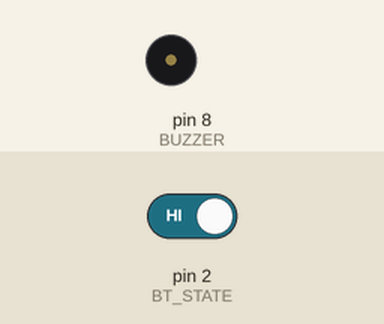
Recording of a sketch running on a simulated Arduino Uno, built with avr-gcc and run on an emulated ATmega328P. Parts: buzzer (waves = sounding). The inputs (shaded band) are chosen by the test bench; at power-on: pin 2 (BT_STATE) HIGH.

Above: at 1.2 s.
1.3 s: pin 2 (BT_STATE) driven LOW
At 1.8 s:
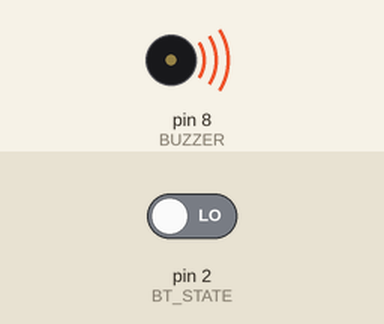
4.3 s: pin 2 (BT_STATE) driven HIGH
At 6.2 s:
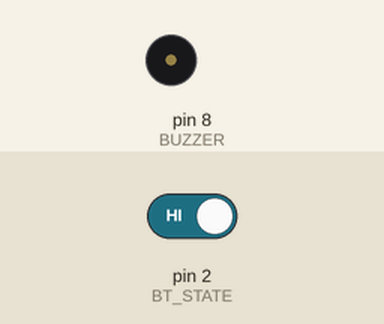
Timing chart, 0 to 7.7 s (numbered marks = the images above; inputs shaded):
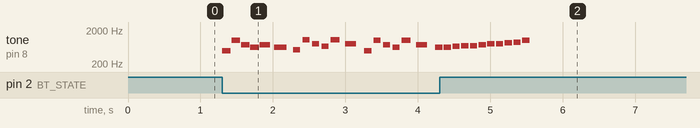

Measured:
- after the input at 1.3 s, tone on pin 8 (BUZZER): plays 494 Hz for 0.12 s, 988 Hz for 0.12 s, 740 Hz for 0.12 s, 622 Hz for 0.12 s, 740 Hz for 0.14 s, 622 Hz for 0.17 s … (19 notes in this stretch), starting at once
- after the input at 4.3 s, tone on pin 8 (BUZZER): goes on until 5.5 s, then stays silent

The sketch:

m1a3.ino
```cpp
#include <SoftwareSerial.h>

// HC-05 and buzzer pins
#define BT_STATE 2
#define BUZZER 8

// Note frequencies
#define NOTE_B0  31
#define NOTE_C1  33
#define NOTE_CS1 35
#define NOTE_D1  37
#define NOTE_DS1 39
#define NOTE_E1  41
#define NOTE_F1  44
#define NOTE_FS1 46
#define NOTE_G1  49
#define NOTE_GS1 52
#define NOTE_A1  55
#define NOTE_AS1 58
#define NOTE_B1  62
#define NOTE_C2  65
#define NOTE_CS2 69
#define NOTE_D2  73
#define NOTE_DS2 78
#define NOTE_E2  82
#define NOTE_F2  87
#define NOTE_FS2 93
#define NOTE_G2  98
#define NOTE_GS2 104
#define NOTE_A2  110
#define NOTE_AS2 117
#define NOTE_B2  123
#define NOTE_C3  131
#define NOTE_CS3 139
#define NOTE_D3  147
#define NOTE_DS3 156
#define NOTE_E3  165
#define NOTE_F3  175
#define NOTE_FS3 185
#define NOTE_G3  196
#define NOTE_GS3 208
#define NOTE_A3  220
#define NOTE_AS3 233
#define NOTE_B3  247
#define NOTE_C4  262
#define NOTE_CS4 277
#define NOTE_D4  294
#define NOTE_DS4 311
#define NOTE_E4  330
#define NOTE_F4  349
#define NOTE_FS4 370
#define NOTE_G4  392
#define NOTE_GS4 415
#define NOTE_A4  440
#define NOTE_AS4 466
#define NOTE_B4  494
#define NOTE_C5  523
#define NOTE_CS5 554
#define NOTE_D5  587
#define NOTE_DS5 622
#define NOTE_E5  659
#define NOTE_F5  698
#define NOTE_FS5 740
#define NOTE_G5  784
#define NOTE_GS5 831
#define NOTE_A5  880
#define NOTE_AS5 932
#define NOTE_B5  988
#define NOTE_C6  1047
#define NOTE_CS6 1109
#define NOTE_D6  1175
#define NOTE_DS6 1245
#define NOTE_E6  1319
#define NOTE_F6  1397
#define NOTE_FS6 1480
#define NOTE_G6  1568
#define NOTE_GS6 1661
#define NOTE_A6  1760
#define NOTE_AS6 1865
#define NOTE_B6  1976
#define NOTE_C7  2093
#define NOTE_CS7 2217
#define NOTE_D7  2349
#define NOTE_DS7 2489
#define NOTE_E7  2637
#define NOTE_F7  2794
#define NOTE_FS7 2960
#define NOTE_G7  3136
#define NOTE_GS7 3322
#define NOTE_A7  3520
#define NOTE_AS7 3729
#define NOTE_B7  3951
#define NOTE_C8  4186
#define NOTE_CS8 4435
#define NOTE_D8  4699
#define NOTE_DS8 4978

// Pac-Man Jingle function
void playJingle() {
  // First part - balanced speed
  tone(BUZZER, NOTE_B4, 120); delay(130);
  tone(BUZZER, NOTE_B5, 120); delay(130);
  tone(BUZZER, NOTE_FS5, 120); delay(130);
  tone(BUZZER, NOTE_DS5, 120); delay(130);
  tone(BUZZER, NOTE_FS5, 140); delay(200);
  tone(BUZZER, NOTE_DS5, 170); delay(260);

  // Rest of melody - original timing
  tone(BUZZER, NOTE_C5, 100); delay(130);
  tone(BUZZER, NOTE_C6, 100); delay(130);
  tone(BUZZER, NOTE_G5, 100); delay(130);
  tone(BUZZER, NOTE_E5, 100); delay(130);
  tone(BUZZER, NOTE_C6, 120); delay(200);
  tone(BUZZER, NOTE_G5, 150); delay(260);

  tone(BUZZER, NOTE_B4, 100); delay(130);
  tone(BUZZER, NOTE_B5, 100); delay(130);
  tone(BUZZER, NOTE_FS5, 100); delay(130);
  tone(BUZZER, NOTE_DS5, 100); delay(130);
  tone(BUZZER, NOTE_B5, 120); delay(200);
  tone(BUZZER, NOTE_FS5, 150); delay(260);

  tone(BUZZER, NOTE_DS5, 100); delay(120);
  tone(BUZZER, NOTE_DS5, 100); delay(120);
  tone(BUZZER, NOTE_E5, 100); delay(120);
  tone(BUZZER, NOTE_F5, 100); delay(120);
  tone(BUZZER, NOTE_F5, 100); delay(120);
  tone(BUZZER, NOTE_FS5, 100); delay(120);
  tone(BUZZER, NOTE_G5, 100); delay(120);
  tone(BUZZER, NOTE_G5, 100); delay(120);
  tone(BUZZER, NOTE_GS5, 100); delay(120);
  tone(BUZZER, NOTE_A5, 100); delay(120);
  tone(BUZZER, NOTE_B5, 100); delay(120);

  noTone(BUZZER);
}


void setup() {
  pinMode(BT_STATE, INPUT);
  pinMode(BUZZER, OUTPUT);
}

void loop() {
  // Play jingle only if Bluetooth is disconnected
  if (digitalRead(BT_STATE) == LOW) {
    playJingle();
    delay(1000); // wait before it can play again
  }
}
```
